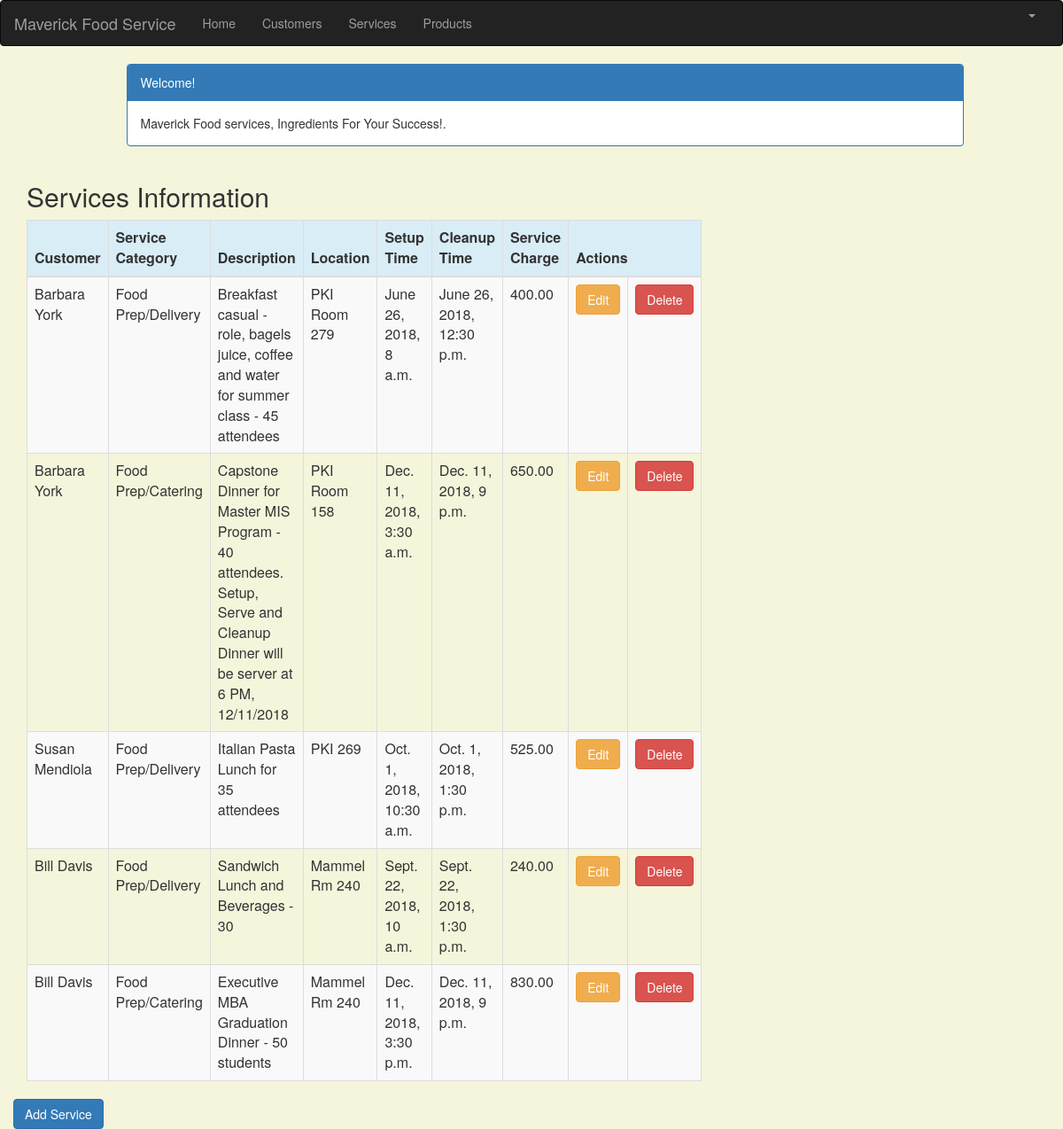
Page /service_list (signed in) on the earlier database version.
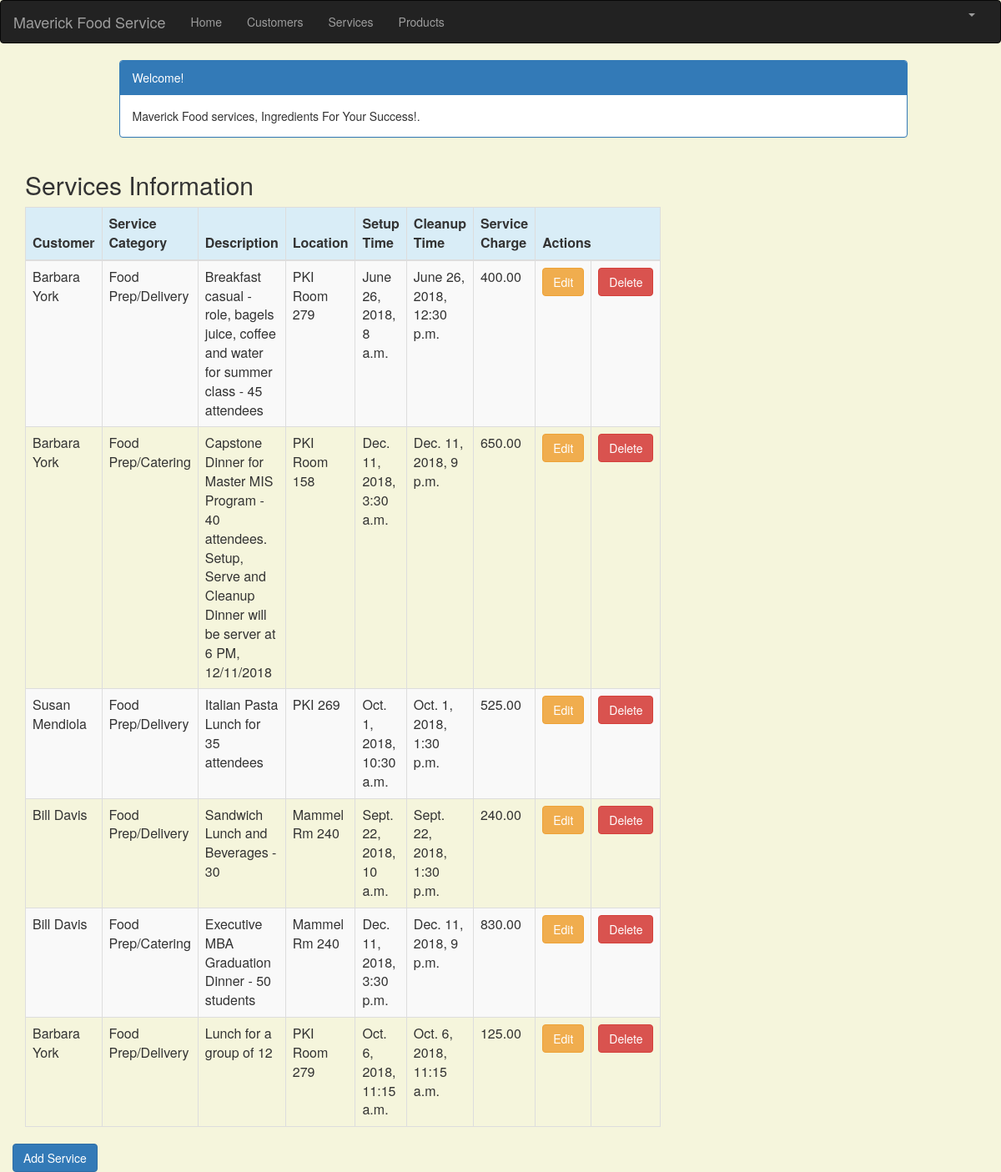
Same page on the later database version.
### crm/models.py (models this page shows, shortened)
class Service(models.Model):
    cust_name = models.ForeignKey(Customer, on_delete=models.CASCADE, related_name='services')
    service_category = models.CharField(max_length=100)
    description = models.TextField()
    location = models.CharField(max_length=200)
    setup_time = models.DateTimeField(
        default=timezone.now)
    cleanup_time = models.DateTimeField(
        default=timezone.now)
    service_charge = models.DecimalField(max_digits=10, decimal_places=2)
    created_date = models.DateTimeField(
        default=timezone.now)
    updated_date = models.DateTimeField(auto_now_add=True)

class Customer(models.Model):
    cust_name = models.CharField(max_length=50)
    organization = models.CharField(max_length=100, blank=True)
    role = models.CharField(max_length=100)
    email = models.EmailField(max_length=100)
    bldgroom = models.CharField(max_length=100)
    address = models.CharField(max_length=200)
    account_number = models.IntegerField(blank=False, null=False)
    city = models.CharField(max_length=50)
    state = models.CharField(max_length=50)
    zipcode = models.CharField(max_length=10)
    phone_number = models.CharField(max_length=50)
    created_date = models.DateTimeField(
        default=timezone.now)
    updated_date = models.DateTimeField(auto_now_add=True)
    def __str__(self):
        return str(self.cust_name)

### crm/views.py (the view)
# urls.py: path('service_list', views.service_list, name='service_list'),
@login_required
def service_list(request):
   services = Service.objects.filter(created_date__lte=timezone.now())
   return render(request, 'crm/service_list.html', {'services': services})

### crm/templates/crm/service_list.html (shortened to what this page needs)
{% extends 'crm/base.html' %}
{% block content %}
    <html>
    <head>
        <link rel="stylesheet" href="https://maxcdn.bootstrapcdn.com/bootstrap/3.3.4/css/bootstrap.min.css">
    </head>
    <body>
    <div class="container">
        <div class="row">
            <div class="col-md-10 col-md-offset-1">
                <div class="panel panel-primary">
                    <div class="panel-heading">Welcome!</div>
                    <div class="panel-body">
                        Maverick Food services, Ingredients For Your Success!.
                    </div>
                </div>
            </div>
        </div>
    </div>
    <div class="row">
        <h2 style="padding-left: 15Px">Services Information</h2>
    </div>
    <div>
        <table class="table table-striped table-bordered table-hover" style="width:1300px;">
            <thead>
            <tr class="bg-info">
                <th>Customer</th>
                <th>Service Category</th>
                <th>Description</th>
                <th>Location</th>
                <th>Setup Time</th>
                <th>Cleanup Time</th>
                <th>Service Charge</th>
                <th colspan="3">Actions</th>
            </tr>
            </thead>
            <tbody>
            {% for service in services %}
                <tr>
                    <td>{{ service.cust_name }}</td>
                    <td>{{ service.service_category }}</td>
                     <td>{{ service.description }}</td>
                    <td>{{ service.location }}</td>
                    <td>{{ service.setup_time }}</td>
                    <td>{{ service.cleanup_time }}</td>
                    <td>{{ service.service_charge }}</td>
                    <td><a href="{% url 'crm:service_edit' pk=service.pk %}"
                           class="btn btn-warning">Edit</a></td>
                   <td><a href="{% url 'crm:service_delete' pk=service.pk %}"
                           onclick="return confirm('Are you sure you want to delete?')"
                           class="btn btn-danger">Delete</a>
                    </td>
                </tr>
            {% endfor %}
            </tbody>
        </table>
    <div class="row">
         <a href="{% url 'crm:service_new' %}" class="row"><span
                    class="btn btn-primary">Add Service</span></a>
        </div>
    </div>
    </body>
    </html>
{% endblock %}

Differences in the rows shown:
added Service: cust_name "Barbara York", service_category "Food Prep/Delivery", description "Lunch for a group of 12", location "PKI Room 279", setup_time "Oct. 6, 2018, 11:15 a.m.", cleanup_time "Oct. 6, 2018, 11:15 a.m.", service_charge "125.00"
